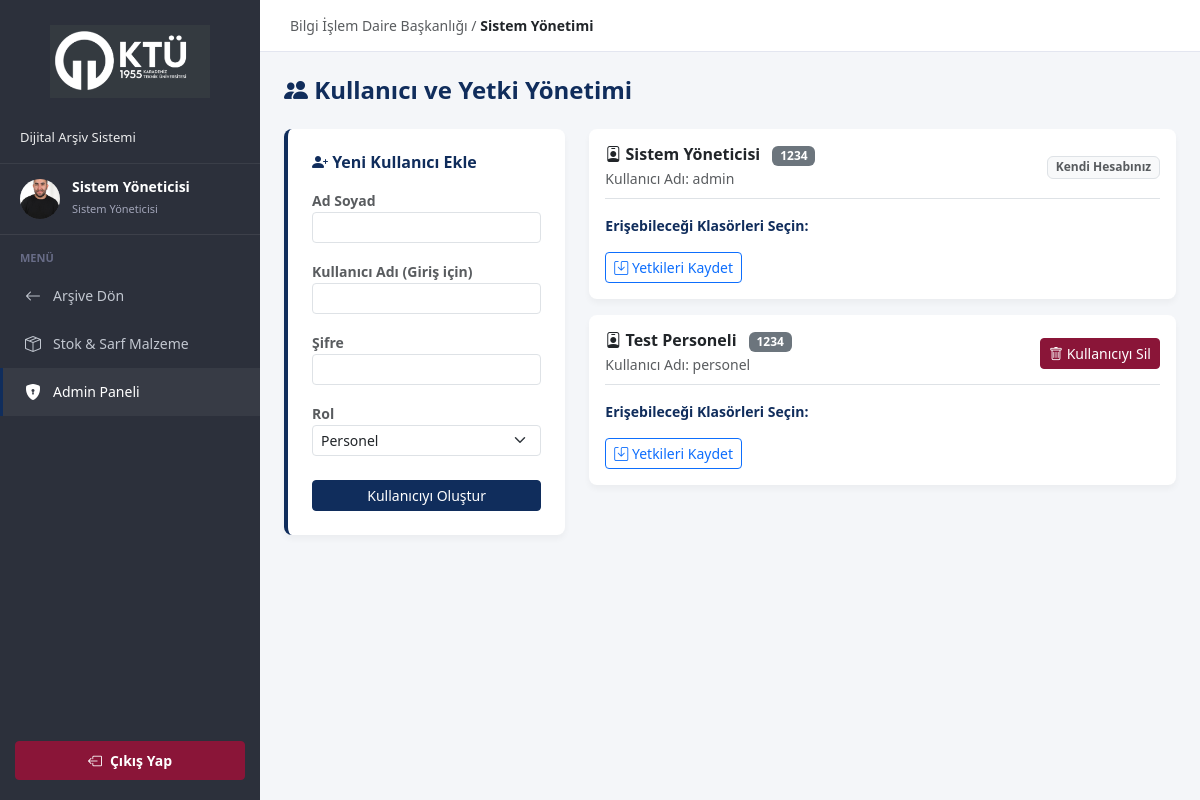
The app's page /admin (signed in) with its own data.
### tables this page shows
CREATE TABLE kullanicilar (
            id INTEGER PRIMARY KEY AUTOINCREMENT,
            ad_soyad TEXT,
            kullanici_adi TEXT UNIQUE,
            sifre TEXT,
            rol TEXT
        );

### app.py (the view)
@app.route('/admin')
@admin_required
def admin_panel():
    conn = get_db_connection()
    kullanicilar = conn.execute('SELECT * FROM kullanicilar').fetchall()
    klasorler = conn.execute('SELECT id, ad FROM klasorler').fetchall()
    yetkiler = {}
    yetkiler_db = conn.execute('SELECT kullanici_id, klasor_id FROM klasor_yetkileri').fetchall()
    for row in yetkiler_db:
        uid = row['kullanici_id']
        if uid not in yetkiler:
            yetkiler[uid] = []
        yetkiler[uid].append(row['klasor_id'])
    conn.close()
    return render_template('admin.html', kullanicilar=kullanicilar, klasorler=klasorler, yetkiler=yetkiler)

### app.py (called while the page is built)
def get_db_connection():
    conn = sqlite3.connect(os.path.join(BASE_DIR, 'arsiv.db'))
    conn.row_factory = sqlite3.Row
    return conn

def admin_required(f):
    @wraps(f)
    def decorated_function(*args, **kwargs):
        if 'kullanici_id' not in session or session.get('rol') != 'admin':
            flash("Bu sayfaya erişim yetkiniz yok.")
            return redirect(url_for('ana_sayfa'))
        return f(*args, **kwargs)
    return decorated_function

### templates/admin.html (shortened to what this page needs)
<!DOCTYPE html>
<html lang="tr">
<head>
    <link href="https://cdn.jsdelivr.net/npm/bootstrap@5.3.0/dist/css/bootstrap.min.css" rel="stylesheet">
    <link rel="stylesheet" href="https://cdn.jsdelivr.net/npm/bootstrap-icons@1.10.5/font/bootstrap-icons.css">
</head>
<body>
    <div class="sidebar">
        <div class="logo-container text-center">
            <img src="{{ url_for('static', filename='ktu_logo_new.png') }}" alt="Kurum Logosu">
        </div>
        <p class="system-title">Dijital Arşiv Sistemi</p>
        <a href="/" class="profile-card text-decoration-none">
            <div class="profile-img" style="overflow: hidden;">
                {% if session.get('rol') == 'admin' %}
                    <img src="{{ url_for('static', filename='profile.jpg') }}" alt="Profil" style="width: 100%; height: 100%; object-fit: cover;">
                {% else %}
                    <i class="bi bi-person-fill"></i>
                {% endif %}
            </div>
            <div class="profile-info text-white">
                <h6 class="m-0" style="font-size: 14px; font-weight: 600;">{{ session['ad_soyad'] }}</h6>
                <small style="color: #a2a5b9; font-size: 11px;">Sistem Yöneticisi</small>
            </div>
        </a>
        <p class="nav-heading">Menü</p>
        <a href="/" class="nav-link"><i class="bi bi-arrow-left"></i> Arşive Dön</a>
        <a class="nav-link" href="/stok"><i class="bi bi-box-seam"></i> Stok & Sarf Malzeme</a>
        <a href="/admin" class="nav-link active"><i class="bi bi-shield-lock-fill"></i> Admin Paneli</a>
        <div style="position: absolute; bottom: 20px; width: 100%; padding: 0 15px;">
            <a href="/logout" class="btn btn-danger btn-sm w-100 fw-bold d-flex align-items-center justify-content-center py-2"><i class="bi bi-box-arrow-left me-2"></i> Çıkış Yap</a>
        </div>
    </div>
    <div class="main-content">
        <div class="top-navbar">
            <p class="m-0 text-muted" style="font-size: 14px;">Bilgi İşlem Daire Başkanlığı / <strong class="text-dark">Sistem Yönetimi</strong></p>
        </div>
        <div class="container-fluid p-4">
            <h4 class="fw-bold mb-4 text-primary"><i class="bi bi-people-fill"></i> Kullanıcı ve Yetki Yönetimi</h4>
            <div class="row">
                <div class="col-md-4 mb-4">
                    <div class="card p-4 h-100 border-start border-primary border-4">
                        <h6 class="fw-bold text-primary mb-3"><i class="bi bi-person-plus-fill"></i> Yeni Kullanıcı Ekle</h6>
                        <form action="/admin/kullanici_ekle" method="POST">
                            <div class="mb-3">
                                <label class="small fw-bold text-muted">Ad Soyad</label>
                                <input type="text" name="ad_soyad" class="form-control form-control-sm" required>
                            </div>
                            <div class="mb-3">
                                <label class="small fw-bold text-muted">Kullanıcı Adı (Giriş için)</label>
                                <input type="text" name="kullanici_adi" class="form-control form-control-sm" required>
                            </div>
                            <div class="mb-3">
                                <label class="small fw-bold text-muted">Şifre</label>
                                <input type="text" name="sifre" class="form-control form-control-sm" required>
                            </div>
                            <div class="mb-4">
                                <label class="small fw-bold text-muted">Rol</label>
                                <select name="rol" class="form-select form-select-sm">
                                    <option value="personel">Personel</option>
                                </select>
                            </div>
                            <button type="submit" class="btn btn-primary btn-sm w-100">Kullanıcıyı Oluştur</button>
                        </form>
                    </div>
                </div>
                <div class="col-md-8">
                    {% for kul in kullanicilar %}
                    <div class="card mb-3 p-3">
                        <div class="d-flex justify-content-between align-items-center mb-3 border-bottom pb-2">
                            <div>
                                <h6 class="m-0 fw-bold text-dark"><i class="bi bi-person-badge"></i> {{ kul[1] }} <span class="badge {% if kul[3] == 'admin' %}bg-primary{% else %}bg-secondary{% endif %} ms-2">{{ kul[3].upper() }}</span></h6>
                                <small class="text-muted">Kullanıcı Adı: {{ kul[2] }}</small>
                            </div>
                            {% if session['kullanici_id'] != kul[0] %}
                                <a href="/admin/kullanici_sil/{{ kul[0] }}" class="btn btn-danger btn-sm" onclick="return confirm('Kullanıcıyı silmek istediğinize emin misiniz?');"><i class="bi bi-trash"></i> Kullanıcıyı Sil</a>
                            {% else %}
                                <span class="badge bg-light text-muted border">Kendi Hesabınız</span>
                            {% endif %}
                        </div>
                        {% if kul[3] != 'admin' %}
                        <form action="/admin/yetki_kaydet" method="POST">
                            <p class="small fw-bold text-primary mb-2">Erişebileceği Klasörleri Seçin:</p>
                            <button type="submit" class="btn btn-outline-primary btn-sm"><i class="bi bi-save"></i> Yetkileri Kaydet</button>
                        </form>
                        {% else %}
                            <p class="small text-muted m-0"><i class="bi bi-info-circle"></i> Yöneticiler (Admin) tüm klasörlere tam erişim yetkisine sahiptir.</p>
                        {% endif %}
                    </div>
                    {% endfor %}
                </div>
            </div>
        </div>
    </div>
</body>
</html>

### templates/admin.html (style rules this page uses)
body { background-color: #f4f6f9; font-family: 'Segoe UI', sans-serif; }
.sidebar { background-color: #2c303b; min-height: 100vh; color: #fff; width: 260px; position: fixed; z-index: 100; }
.logo-container { padding: 25px 20px 20px 20px; display: flex; justify-content: center; align-items: center; }
.logo-container img { max-width: 160px; height: auto; }
.system-title { font-size: 13px; color: #fff; opacity: 0.9; font-weight: 500; padding: 10px 0 15px 20px; border-bottom: 1px solid rgba(255,255,255,0.08); margin: 0; }
.profile-card { padding: 15px 20px; display: flex; align-items: center; gap: 12px; border-bottom: 1px solid rgba(255,255,255,0.08); }
.profile-img { width: 40px; height: 40px; border-radius: 50%; background-color: #4b4f5d; display: flex; align-items: center; justify-content: center; color: #fff; }
.nav-heading { font-size: 11px; text-transform: uppercase; color: #686c87; padding: 15px 20px 5px 20px; font-weight: bold; margin: 0; }
.sidebar .nav-link { color: #c2c7d0; padding: 12px 20px; font-size: 14px; border-left: 3px solid transparent; display: flex; align-items: center; text-decoration: none; cursor: pointer; }
.sidebar .nav-link i { font-size: 16px; margin-right: 10px; width: 20px; text-align: center; }
.sidebar .nav-link:hover, .sidebar .nav-link.active { background-color: rgba(255,255,255,0.05); color: #fff; border-left-color: #102d5c; }
.main-content { margin-left: 260px; padding: 0; min-height: 100vh; }
.top-navbar { background-color: #fff; border-bottom: 1px solid #e3e6f0; padding: 15px 30px; display: flex; justify-content: space-between; align-items: center; }
.card { border: none; box-shadow: 0 4px 6px rgba(0,0,0,0.04); border-radius: 8px; }
:root { --bs-primary: #102d5c; --bs-primary-rgb: 16,45,92; --bs-danger: #8a1538; --bs-danger-rgb: 138,21,56; }
.text-primary { color: #102d5c !important; }
.btn-primary { background-color: #102d5c !important; border-color: #102d5c !important; color: white !important; }
.btn-danger { background-color: #8a1538 !important; border-color: #8a1538 !important; color: white !important; }
.border-primary { border-color: #102d5c !important; }

### records on screen
kullanicilar: ad_soyad "Sistem Yöneticisi", sifre "1234", kullanici_adi "admin", shows "Kendi Hesabınız"
kullanicilar: ad_soyad "Test Personeli", sifre "1234", kullanici_adi "personel"
